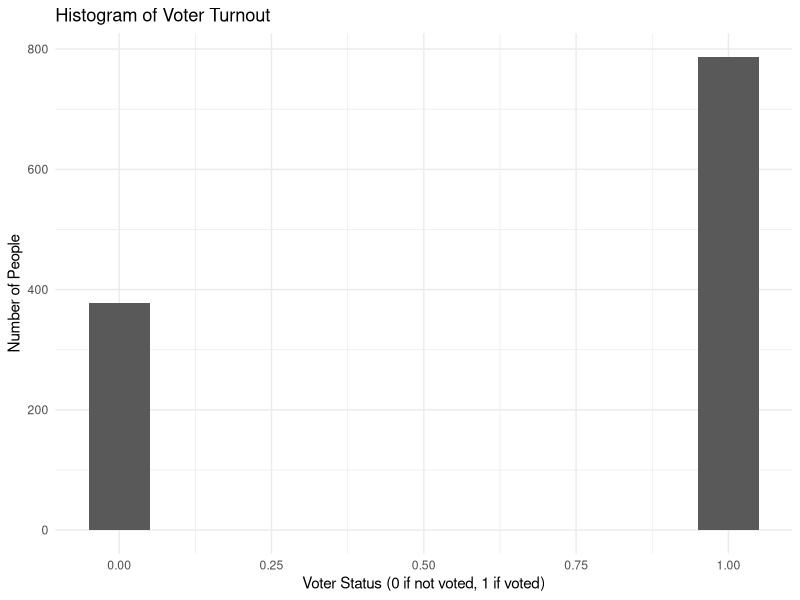
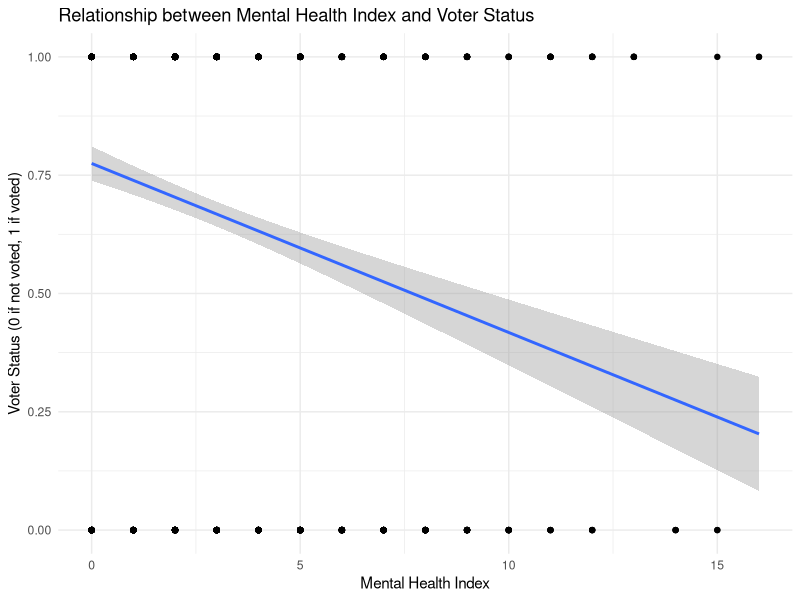
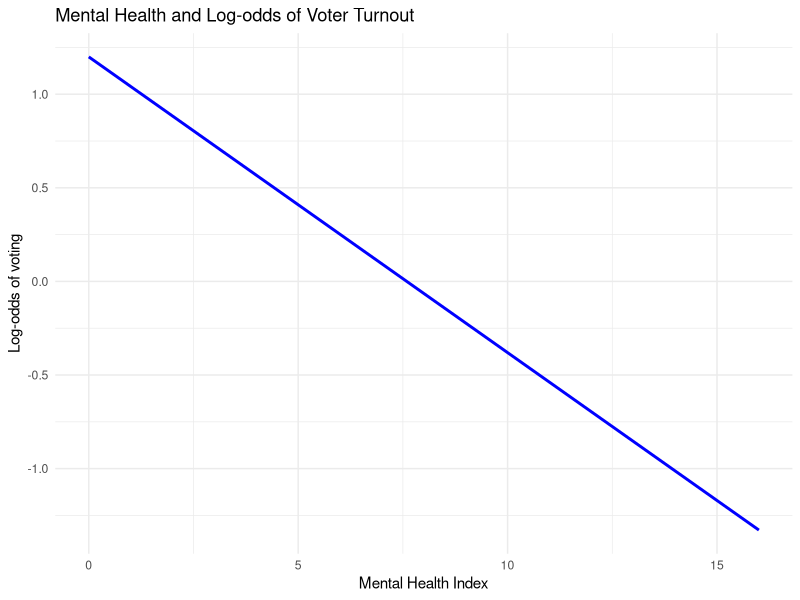
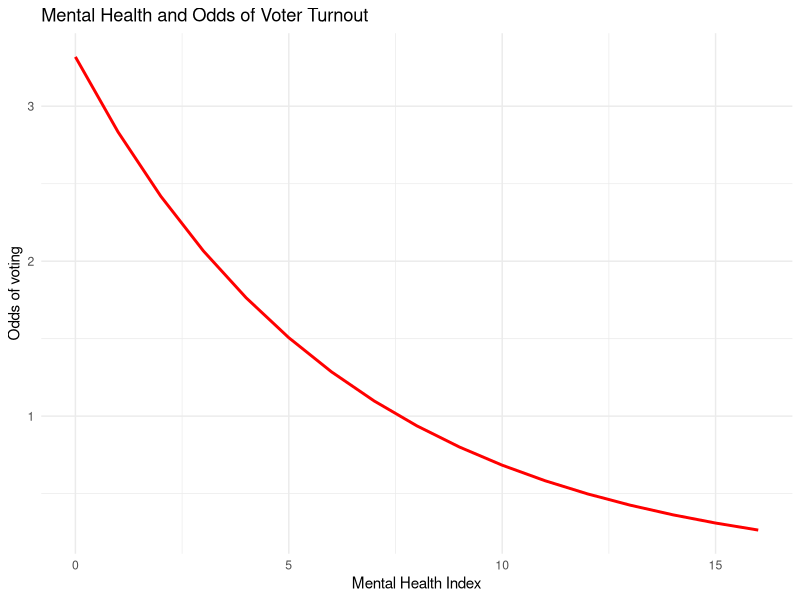
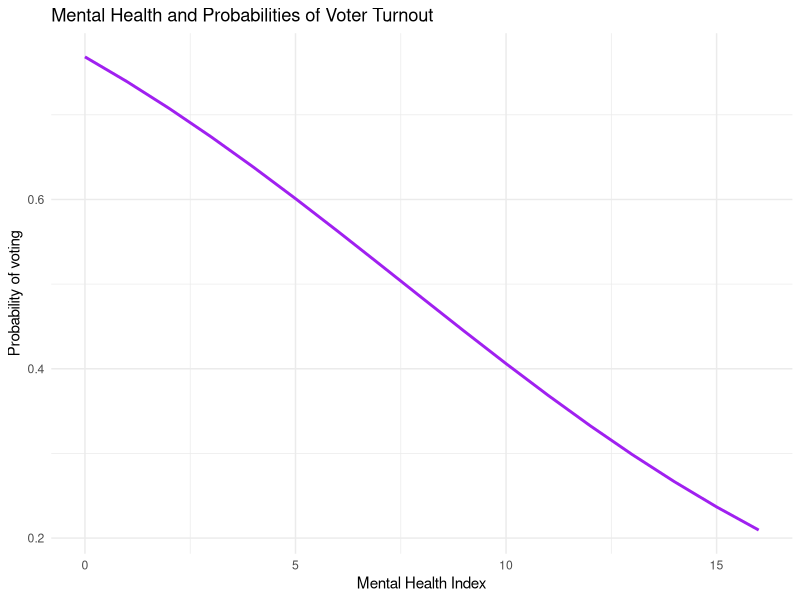
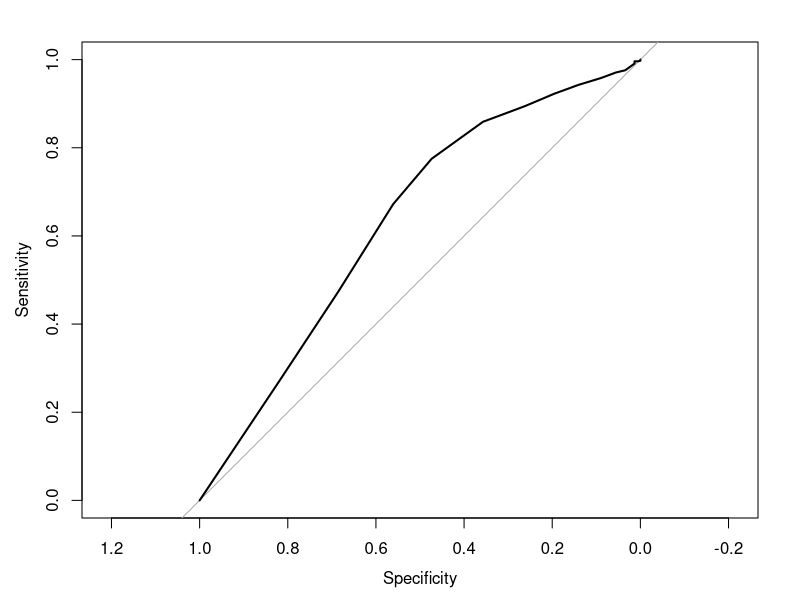
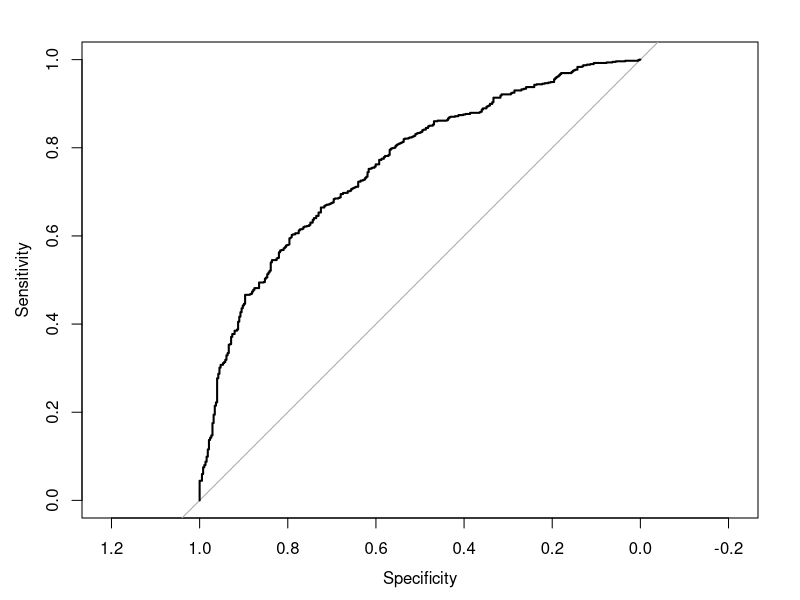
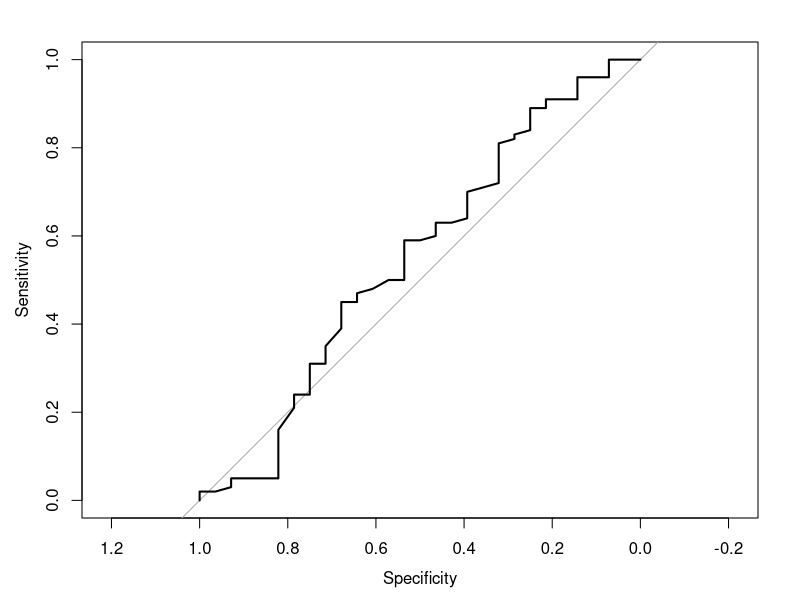

Write the R code that produced these figures, in order.
## ---- chunk 1
knitr::opts_chunk$set(echo = TRUE)
library(ggplot2)
library(dplyr)
library(broom)
library(modelr)
library(tidyverse)
library(forcats)
library(pROC)
options(na.action = na.warn)
set.seed(1234)
theme_set(theme_minimal())
## ---- chunk 2
mental_df <- read.csv('data/mental_health.csv')
mental_wona = na.omit(mental_df)
## ---- chunk 3
ggplot(mental_wona, aes(vote96)) + geom_histogram(binwidth = 0.1) + labs(title="Histogram of Voter Turnout", x="Voter Status (0 if not voted, 1 if voted)", y="Number of People")
## ---- chunk 4
ggplot(mental_wona, aes(mhealth_sum, vote96)) + geom_point() + geom_smooth(method=lm) + labs(title= "Relationship between Mental Health Index and Voter Status", x="Mental Health Index", y="Voter Status (0 if not voted, 1 if voted)")
## ---- chunk 5
logit2prob <- function(x){
  exp(x) / (1 + exp(x))
}

prob2odds <- function(x){
   x / (1 - x)
 }
 
 prob2logodds <- function(x){
   log(prob2odds(x))
 }

voter_mental <- glm(vote96 ~ mhealth_sum, data = mental_wona, family = binomial)

tidy(voter_mental)

voter_mental_pred <- mental_wona %>%
  add_predictions(voter_mental, var='init') %>%
  mutate(prob = logit2prob(init)) %>%
  mutate(odds = prob2odds(prob))
## ---- chunk 6
ggplot(aes(mhealth_sum), data = voter_mental_pred) +
  geom_line(aes(y = init), color = "blue", size = 1) +
  labs(title = "Mental Health and Log-odds of Voter Turnout", x = "Mental Health Index", y = "Log-odds of voting")
## ---- chunk 7
ggplot(aes(mhealth_sum), data = voter_mental_pred) +
  geom_line(aes(y = odds), color = "red", size = 1) +
  labs(title = "Mental Health and Odds of Voter Turnout", x = "Mental Health Index", y = "Odds of voting")
## ---- chunk 8
ggplot(aes(mhealth_sum), data = voter_mental_pred) +
  geom_line(aes(y = prob), color = "purple", size = 1) +
  labs(title = "Mental Health and Probabilities of Voter Turnout", x = "Mental Health Index", y = "Probability of voting")

specific_prob <- data.frame(mhealth_sum = c(1,2,5,6)) %>%
      add_predictions(voter_mental) %>%
      mutate(pred = logit2prob(pred))

first_diff1 = specific_prob[2,]$pred - specific_prob[1,]$pred
print(first_diff1)
first_diff2 = specific_prob[4,]$pred - specific_prob[3,]$pred
print(first_diff2)
## ---- chunk 9
voter_mental_accuracy <- mental_wona%>%
  add_predictions(voter_mental) %>%
  mutate(prob = logit2prob(pred),
         pred = as.numeric(prob > .5))

vm_acc <- mean(voter_mental_accuracy$vote96 == voter_mental_accuracy$pred, na.rm = TRUE)

# function to calculate PRE for a logistic regression model
PRE <- function(model){
  # get the actual values for y from the data
  y <- model$y
  
  # get the predicted values for y from the model
  y.hat <- round(model$fitted.values)
  
  # calculate the errors for the null model and your model
  E1 <- sum(y != median(y))
  E2 <- sum(y != y.hat)
  
  # calculate the proportional reduction in error
  PRE <- (E1 - E2) / E1
  return(PRE)
}

E2 <- 1 - vm_acc
E1 <- 1 - mean(voter_mental_accuracy$vote96, na.rm = TRUE)
PRE <- (E1 - E2) / E1

roc_x <- roc(voter_mental_accuracy$vote96, voter_mental_accuracy$prob)
plot(roc_x)
auc_x <- auc(voter_mental_accuracy$vote96, voter_mental_accuracy$prob)
## ---- chunk 10
my_voter <- glm(vote96 ~ mhealth_sum + age + educ + married + inc10, data = mental_wona, family = binomial)
## ---- chunk 11
tidy(my_voter)
## ---- chunk 12
my_voter_acc <- mental_wona %>%
  add_predictions(my_voter) %>%
  mutate(prob = logit2prob(pred))

my_acc <- mean(my_voter_acc$vote96 == my_voter_acc$prob, na.rm = TRUE)

PRE <- function(model){
  # get the actual values for y from the data
  y <- model$y
  
  # get the predicted values for y from the model
  y.hat <- round(model$fitted.values)
  
  # calculate the errors for the null model and your model
  E1 <- sum(y != median(y))
  E2 <- sum(y != y.hat)
  
  # calculate the proportional reduction in error
  PRE <- (E1 - E2) / E1
  return(PRE)
}

pre_vote <- PRE(my_voter)

roc_x1 <- roc(my_voter_acc$vote96, my_voter_acc$prob)
plot(roc_x1)
auc_x1 <- auc(my_voter_acc$vote96, my_voter_acc$prob)
## ---- chunk 13
tv_df <- read.csv('data/gss2006.csv')
tv_df <- na.omit(tv_df)
my_tv <- glm(tvhours ~ educ + grass + hrsrelax + black, data = tv_df, family = poisson)
## ---- chunk 14
tidy(my_tv)
## ---- chunk 15
my_tv_pred <-  tv_df %>%
  add_predictions(my_tv, var = 'init_tv') %>%
  mutate(prob_tv = logit2prob(init_tv)) %>%
  mutate(odds_tv = prob2odds(prob_tv)) %>%
  mutate(pred_tv = ifelse(prob_tv > .5, 1, 0))

my_tv_acc <- mean(my_tv_pred[['tvhours']] == my_tv_pred$pred_tv)

# function to calculate PRE for a logistic regression model
PRE <- function(model){
  # get the actual values for y from the data
  y <- model$y
  
  # get the predicted values for y from the model
  y.hat <- round(model$fitted.values)
  
  # calculate the errors for the null model and your model
  E1 <- sum(y != median(y))
  E2 <- sum(y != y.hat)
  
  # calculate the proportional reduction in error
  PRE <- (E1 - E2) / E1
  return(PRE)
}

pre_tv <- PRE(my_tv)
roc_x <- roc(my_tv_pred$tvhours, my_tv_pred$prob_tv)
plot(roc_x)
auc_tv <- auc(my_tv_pred$tvhours, my_tv_pred$prob_tv)
